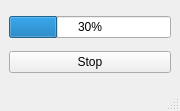
<?xml version="1.0" encoding="UTF-8"?>
<ui version="4.0">
 <class>Convert</class>
 <widget class="QMainWindow" name="Convert">
  <property name="geometry">
   <rect>
    <x>0</x>
    <y>0</y>
    <width>180</width>
    <height>111</height>
   </rect>
  </property>
  <property name="windowTitle">
   <string>Convert</string>
  </property>
  <widget class="QWidget" name="centralwidget">
   <layout class="QVBoxLayout" name="verticalLayout">
    <item>
     <widget class="QProgressBar" name="progressBar_convert">
      <property name="value">
       <number>30</number>
      </property>
      <property name="textVisible">
       <bool>true</bool>
      </property>
      <property name="orientation">
       <enum>Qt::Horizontal</enum>
      </property>
      <property name="textDirection">
       <enum>QProgressBar::BottomToTop</enum>
      </property>
     </widget>
    </item>
    <item>
     <widget class="QPushButton" name="pushButton_Stop">
      <property name="text">
       <string>Stop</string>
      </property>
     </widget>
    </item>
   </layout>
  </widget>
  <widget class="QMenuBar" name="menubar">
   <property name="geometry">
    <rect>
     <x>0</x>
     <y>0</y>
     <width>180</width>
     <height>21</height>
    </rect>
   </property>
  </widget>
  <widget class="QStatusBar" name="statusbar"/>
 </widget>
 <resources/>
 <connections/>
</ui>
